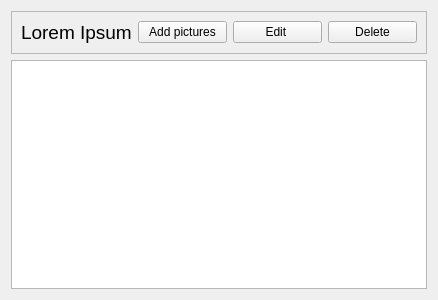
<?xml version="1.0" encoding="UTF-8"?>
<ui version="4.0">
 <class>AlbumWidget</class>
 <widget class="QWidget" name="AlbumWidget">
  <property name="geometry">
   <rect>
    <x>0</x>
    <y>0</y>
    <width>438</width>
    <height>300</height>
   </rect>
  </property>
  <property name="windowTitle">
   <string>Form</string>
  </property>
  <layout class="QVBoxLayout" name="verticalLayout">
   <item>
    <widget class="QFrame" name="frame">
     <property name="frameShape">
      <enum>QFrame::StyledPanel</enum>
     </property>
     <property name="frameShadow">
      <enum>QFrame::Raised</enum>
     </property>
     <layout class="QHBoxLayout" name="horizontalLayout">
      <item>
       <widget class="QLabel" name="albumName">
        <property name="font">
         <font>
          <pointsize>14</pointsize>
         </font>
        </property>
        <property name="text">
         <string>Lorem Ipsum</string>
        </property>
       </widget>
      </item>
      <item>
       <widget class="QPushButton" name="addPicturesButton">
        <property name="text">
         <string>Add pictures</string>
        </property>
       </widget>
      </item>
      <item>
       <widget class="QPushButton" name="editButton">
        <property name="text">
         <string>Edit </string>
        </property>
       </widget>
      </item>
      <item>
       <widget class="QPushButton" name="deleteButton">
        <property name="text">
         <string>Delete</string>
        </property>
       </widget>
      </item>
     </layout>
    </widget>
   </item>
   <item>
    <widget class="QListView" name="thumbnailListView"/>
   </item>
  </layout>
 </widget>
 <resources/>
 <connections/>
</ui>
